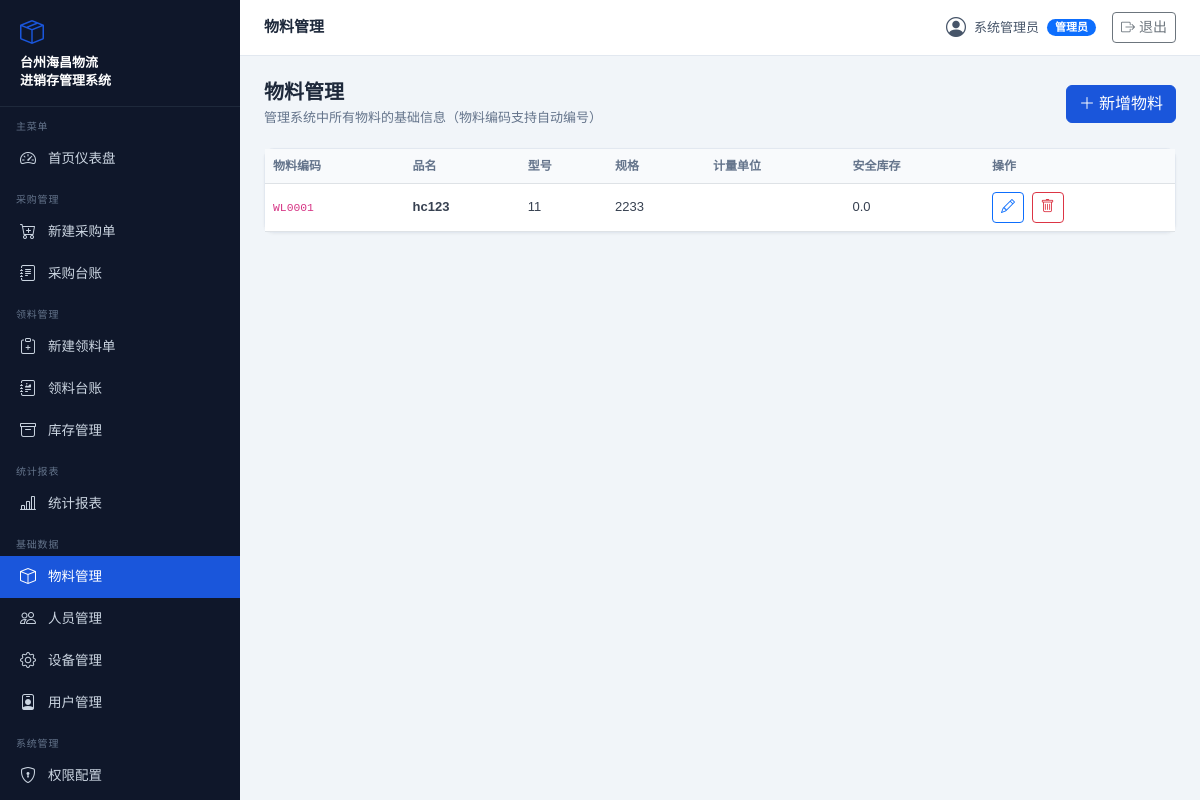
Page /materials (signed in) on the committed database.
### models.py (models this page shows)
class User(Base):
    __tablename__ = "users"
    id = Column(Integer, primary_key=True, index=True)
    username = Column(String, unique=True, index=True)
    hashed_password = Column(String)
    full_name = Column(String)
    role = Column(String)       # 管理员/采购员/仓管员/普通操作员
    is_active = Column(Boolean, default=True)
    created_at = Column(DateTime, default=datetime.now)

class Material(Base):
    __tablename__ = "materials"
    id = Column(Integer, primary_key=True, index=True)
    code = Column(String, unique=True, index=True)
    name = Column(String)
    model = Column(String)
    spec = Column(String)
    unit = Column(String)
    safety_stock = Column(Float, default=0)
    created_at = Column(DateTime, default=datetime.now)

### routers/materials.py (the view)
@router.get("", response_class=HTMLResponse)
def list_materials(request: Request, db: Session = Depends(get_db)):
    user = require_permission(request, db, "material.view")
    materials = db.query(Material).all()
    return templates.TemplateResponse("materials.html", page_context(
        request, db, user, materials=materials,
        next_code=next_code(db, "material", Material.code),
        code_hint=rule_hint("material")))

### templates/materials.html (shortened to what this page needs)
{% extends "base.html" %}
{% block page_title %}物料管理{% endblock %}
{% block content %}
<div class="page-header d-flex justify-content-between align-items-center">
  <div>
    <h1>物料管理</h1>
    <p>管理系统中所有物料的基础信息（物料编码支持自动编号）</p>
  </div>
  {% if 'material.manage' in permissions %}
  <button class="btn btn-primary" data-bs-toggle="modal" data-bs-target="#addModal">
    <i class="bi bi-plus-lg me-1"></i>新增物料
  </button>
  {% endif %}
</div>
<div class="card">
  <div class="card-body p-0">
    <table class="table table-hover mb-0">
      <thead>
        <tr>
          <th>物料编码</th><th>品名</th><th>型号</th><th>规格</th>
          <th>计量单位</th><th>安全库存</th>
          {% if 'material.manage' in permissions %}<th>操作</th>{% endif %}
        </tr>
      </thead>
      <tbody>
        {% for m in materials %}
        <tr>
          <td><code>{{ m.code }}</code></td>
          <td><strong>{{ m.name }}</strong></td>
          <td>{{ m.model }}</td>
          <td>{{ m.spec }}</td>
          <td>{{ m.unit }}</td>
          <td>{{ m.safety_stock }}</td>
          {% if 'material.manage' in permissions %}
          <td>
            <button class="btn btn-sm btn-outline-primary me-1"
              onclick="editMaterial({{ m.id }}, '{{ m.code }}', '{{ m.name }}', '{{ m.model }}', '{{ m.spec }}', '{{ m.unit }}', {{ m.safety_stock }})">
              <i class="bi bi-pencil"></i>
            </button>
            <form method="post" action="/materials/delete/{{ m.id }}" class="d-inline"
              onsubmit="return confirm('确认删除该物料？')">
              <button type="submit" class="btn btn-sm btn-outline-danger">
                <i class="bi bi-trash"></i>
              </button>
            </form>
          </td>
          {% endif %}
        </tr>
        {% else %}
        <tr><td colspan="7" class="text-center text-muted py-4">暂无物料数据</td></tr>
        {% endfor %}
      </tbody>
    </table>
  </div>
</div>
{% endblock %}

### templates/base.html (shortened to what this page needs)
<!DOCTYPE html>
<html lang="zh-CN">
<head>
<link href="../static/cdn.jsdelivr.net/npm/bootstrap@5.3.0/dist/css/bootstrap.min.css" rel="stylesheet">
<link href="../static/cdn.jsdelivr.net/npm/bootstrap-icons@1.11.0/font/bootstrap-icons.css" rel="stylesheet">
</head>
<body>
<div id="sidebar">
  <div class="logo">
    <div class="logo-icon"><i class="bi bi-box-seam"></i></div>
    台州海昌物流<br>进销存管理系统
  </div>
  {% set perms = permissions|default([]) %}
  {% if user %}
  {% if 'dashboard.view' in perms %}
  <div class="nav-section">主菜单</div>
  <a href="/" class="nav-item-link {% if request.url.path == '/' %}active{% endif %}">
    <i class="bi bi-speedometer2"></i> 首页仪表盘
  </a>
  {% endif %}
  {% if 'purchase.create' in perms or 'purchase.view' in perms %}
  <div class="nav-section">采购管理</div>
  {% if 'purchase.create' in perms %}
  <a href="/purchase" class="nav-item-link {% if '/purchase' in request.url.path and 'ledger' not in request.url.path %}active{% endif %}">
    <i class="bi bi-cart-plus"></i> 新建采购单
  </a>
  {% endif %}
  {% if 'purchase.view' in perms %}
  <a href="/purchase/ledger" class="nav-item-link {% if 'purchase/ledger' in request.url.path %}active{% endif %}">
    <i class="bi bi-journal-text"></i> 采购台账
  </a>
  {% endif %}
  {% endif %}
  {% if 'requisition.create' in perms or 'requisition.view' in perms or 'warehouse.view' in perms %}
  <div class="nav-section">领料管理</div>
  {% if 'requisition.create' in perms %}
  <a href="/requisition" class="nav-item-link {% if '/requisition' in request.url.path and 'ledger' not in request.url.path and 'api' not in request.url.path %}active{% endif %}">
    <i class="bi bi-clipboard-plus"></i> 新建领料单
  </a>
  {% endif %}
  {% if 'requisition.view' in perms %}
  <a href="/requisition/ledger" class="nav-item-link {% if 'requisition/ledger' in request.url.path %}active{% endif %}">
    <i class="bi bi-journal-richtext"></i> 领料台账
  </a>
  {% endif %}
  {% if 'warehouse.view' in perms %}
  <a href="/warehouse" class="nav-item-link {% if '/warehouse' in request.url.path %}active{% endif %}">
    <i class="bi bi-archive"></i> 库存管理
  </a>
  {% endif %}
  {% endif %}
  {% if 'reports.view' in perms %}
  <div class="nav-section">统计报表</div>
  <a href="/reports" class="nav-item-link {% if '/reports' in request.url.path %}active{% endif %}">
    <i class="bi bi-bar-chart-line"></i> 统计报表
  </a>
  {% endif %}
  {% if 'material.view' in perms or 'personnel.view' in perms or 'equipment.view' in perms or 'user.view' in perms %}
  <div class="nav-section">基础数据</div>
  {% if 'material.view' in perms %}
  <a href="/materials" class="nav-item-link {% if '/materials' in request.url.path %}active{% endif %}">
    <i class="bi bi-box"></i> 物料管理
  </a>
  {% endif %}
  {% if 'personnel.view' in perms %}
  <a href="/personnel" class="nav-item-link {% if '/personnel' in request.url.path %}active{% endif %}">
    <i class="bi bi-people"></i> 人员管理
  </a>
  {% endif %}
  {% if 'equipment.view' in perms %}
  <a href="/equipment" class="nav-item-link {% if '/equipment' in request.url.path %}active{% endif %}">
    <i class="bi bi-gear"></i> 设备管理
  </a>
  {% endif %}
  {% if 'user.view' in perms %}
  <a href="/users" class="nav-item-link {% if '/users' in request.url.path %}active{% endif %}">
    <i class="bi bi-person-badge"></i> 用户管理
  </a>
  {% endif %}
  {% endif %}
  {% if 'role.manage' in perms or 'backup.view' in perms or 'log.view' in perms %}
  <div class="nav-section">系统管理</div>
  {% if 'role.manage' in perms %}
  <a href="/roles" class="nav-item-link {% if '/roles' in request.url.path %}active{% endif %}">
    <i class="bi bi-shield-lock"></i> 权限配置
  </a>
  {% endif %}
  {% endif %}
  {% endif %}
</div>
<div id="main-content">
  <div id="topbar">
    <div class="topbar-title">{% block page_title %}台州海昌物流有限公司{% endblock %}</div>
    <div class="topbar-user">
      {% if user %}
      <i class="bi bi-person-circle fs-5"></i>
      <span>{{ user.full_name }}</span>
      <span class="badge bg-primary badge-role">{{ user.role }}</span>
      <a href="/logout" class="btn btn-sm btn-outline-secondary ms-2">
        <i class="bi bi-box-arrow-right"></i> 退出
      </a>
      {% endif %}
    </div>
  </div>
  <div class="content-area">
    {% block content %}{% endblock %}
  </div>
</div>
</body>
</html>

### templates/base.html (style rules this page uses)
:root { --sidebar-bg: #0f172a; --sidebar-text: #cbd5e1; --sidebar-hover: #1e293b; --sidebar-active: #1a56db; --sidebar-width: 240px; --header-height: 56px; --primary: #1a56db; }
body { background: #f1f5f9; font-family: 'Microsoft YaHei', sans-serif; }
#sidebar { position: fixed; left: 0; top: 0; bottom: 0; width: var(--sidebar-width); background: var(--sidebar-bg); z-index: 100; overflow-y: auto; }
#sidebar .logo { padding: 16px 20px; border-bottom: 1px solid #1e293b; color: #fff; font-size: 13px; font-weight: 600; line-height: 1.4; }
#sidebar .logo .logo-icon { font-size: 24px; color: var(--primary); margin-bottom: 4px; }
.nav-section { padding: 12px 16px 4px; font-size: 10px; color: #64748b; letter-spacing: .8px; text-transform: uppercase; }
.nav-item-link { display: flex; align-items: center; gap: 10px; padding: 9px 20px; color: var(--sidebar-text); text-decoration: none; font-size: 13.5px; transition: all .2s; }
.nav-item-link.active { background: var(--primary); color: #fff; }
.nav-item-link i { font-size: 16px; width: 18px; }
#main-content { margin-left: var(--sidebar-width); min-height: 100vh; }
#topbar { height: var(--header-height); background: #fff; border-bottom: 1px solid #e2e8f0; display: flex; align-items: center; justify-content: space-between; padding: 0 24px; position: sticky; top: 0; z-index: 99; }
.topbar-title { font-size: 15px; font-weight: 600; color: #1e293b; }
.topbar-user { display: flex; align-items: center; gap: 8px; font-size: 13px; color: #475569; }
.content-area { padding: 24px; }
.page-header { margin-bottom: 20px; }
.page-header h1 { font-size: 20px; font-weight: 600; color: #1e293b; margin: 0; }
.page-header p { font-size: 13px; color: #64748b; margin: 4px 0 0; }
.card { border: 1px solid #e2e8f0; border-radius: 10px; box-shadow: 0 1px 3px rgba(0,0,0,.05); }
.table th { font-size: 12px; color: #64748b; font-weight: 600; background: #f8fafc; white-space: nowrap; }
.table td { font-size: 13px; color: #374151; vertical-align: middle; }
.badge-role { font-size: 11px; padding: 3px 8px; border-radius: 20px; }
.btn-primary { background: var(--primary); border-color: var(--primary); }

### rows in the picture
User: full_name "系统管理员", role "管理员"
Material: code "WL0001", name "hc123", model "11", spec "2233", safety_stock "0.0"
